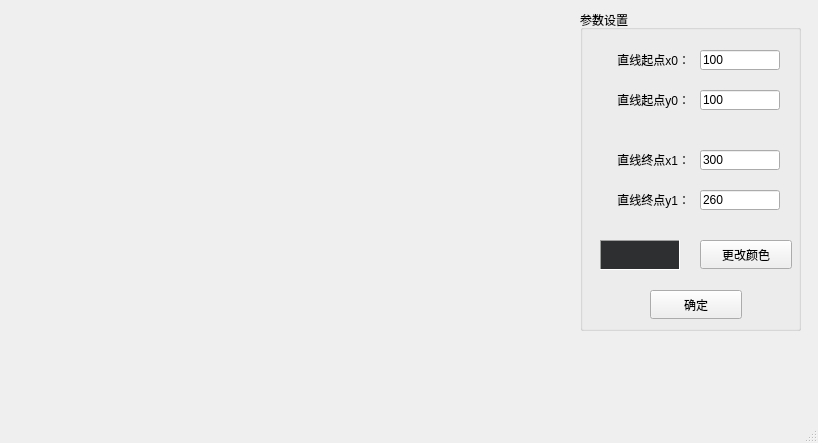
<?xml version="1.0" encoding="UTF-8"?>
<ui version="4.0">
 <class>MainWindow</class>
 <widget class="QMainWindow" name="MainWindow">
  <property name="geometry">
   <rect>
    <x>0</x>
    <y>0</y>
    <width>818</width>
    <height>443</height>
   </rect>
  </property>
  <property name="windowTitle">
   <string>绘制直线：MidPoint</string>
  </property>
  <widget class="QWidget" name="centralwidget">
   <widget class="QGroupBox" name="groupBox_set">
    <property name="geometry">
     <rect>
      <x>580</x>
      <y>10</y>
      <width>221</width>
      <height>321</height>
     </rect>
    </property>
    <property name="title">
     <string>参数设置</string>
    </property>
    <widget class="QLabel" name="label_x0">
     <property name="geometry">
      <rect>
       <x>10</x>
       <y>40</y>
       <width>100</width>
       <height>20</height>
      </rect>
     </property>
     <property name="text">
      <string>直线起点x0：</string>
     </property>
     <property name="alignment">
      <set>Qt::AlignRight|Qt::AlignTrailing|Qt::AlignVCenter</set>
     </property>
    </widget>
    <widget class="QLineEdit" name="lineEdit_x0">
     <property name="geometry">
      <rect>
       <x>120</x>
       <y>40</y>
       <width>80</width>
       <height>20</height>
      </rect>
     </property>
     <property name="text">
      <string>100</string>
     </property>
    </widget>
    <widget class="QLineEdit" name="lineEdit_y0">
     <property name="geometry">
      <rect>
       <x>120</x>
       <y>80</y>
       <width>80</width>
       <height>20</height>
      </rect>
     </property>
     <property name="text">
      <string>100</string>
     </property>
    </widget>
    <widget class="QLabel" name="label_y0">
     <property name="geometry">
      <rect>
       <x>10</x>
       <y>80</y>
       <width>100</width>
       <height>20</height>
      </rect>
     </property>
     <property name="text">
      <string>直线起点y0：</string>
     </property>
     <property name="alignment">
      <set>Qt::AlignRight|Qt::AlignTrailing|Qt::AlignVCenter</set>
     </property>
    </widget>
    <widget class="QLineEdit" name="lineEdit_x1">
     <property name="geometry">
      <rect>
       <x>120</x>
       <y>140</y>
       <width>80</width>
       <height>20</height>
      </rect>
     </property>
     <property name="text">
      <string>300</string>
     </property>
    </widget>
    <widget class="QLabel" name="label_x1">
     <property name="geometry">
      <rect>
       <x>10</x>
       <y>140</y>
       <width>100</width>
       <height>20</height>
      </rect>
     </property>
     <property name="text">
      <string>直线终点x1：</string>
     </property>
     <property name="alignment">
      <set>Qt::AlignRight|Qt::AlignTrailing|Qt::AlignVCenter</set>
     </property>
    </widget>
    <widget class="QLineEdit" name="lineEdit_y1">
     <property name="geometry">
      <rect>
       <x>120</x>
       <y>180</y>
       <width>80</width>
       <height>20</height>
      </rect>
     </property>
     <property name="text">
      <string>260</string>
     </property>
    </widget>
    <widget class="QLabel" name="label_y1">
     <property name="geometry">
      <rect>
       <x>10</x>
       <y>180</y>
       <width>100</width>
       <height>20</height>
      </rect>
     </property>
     <property name="text">
      <string>直线终点y1：</string>
     </property>
     <property name="alignment">
      <set>Qt::AlignRight|Qt::AlignTrailing|Qt::AlignVCenter</set>
     </property>
    </widget>
    <widget class="QFrame" name="frame_color">
     <property name="geometry">
      <rect>
       <x>20</x>
       <y>230</y>
       <width>80</width>
       <height>30</height>
      </rect>
     </property>
     <property name="palette">
      <palette>
       <active>
        <colorrole role="WindowText">
         <brush brushstyle="SolidPattern">
          <color alpha="255">
           <red>0</red>
           <green>0</green>
           <blue>255</blue>
          </color>
         </brush>
        </colorrole>
        <colorrole role="Text">
         <brush brushstyle="SolidPattern">
          <color alpha="255">
           <red>0</red>
           <green>0</green>
           <blue>255</blue>
          </color>
         </brush>
        </colorrole>
        <colorrole role="Base">
         <brush brushstyle="SolidPattern">
          <color alpha="255">
           <red>0</red>
           <green>0</green>
           <blue>255</blue>
          </color>
         </brush>
        </colorrole>
        <colorrole role="Window">
         <brush brushstyle="SolidPattern">
          <color alpha="255">
           <red>0</red>
           <green>0</green>
           <blue>255</blue>
          </color>
         </brush>
        </colorrole>
        <colorrole role="Link">
         <brush brushstyle="SolidPattern">
          <color alpha="255">
           <red>0</red>
           <green>0</green>
           <blue>255</blue>
          </color>
         </brush>
        </colorrole>
       </active>
       <inactive>
        <colorrole role="WindowText">
         <brush brushstyle="SolidPattern">
          <color alpha="255">
           <red>208</red>
           <green>208</green>
           <blue>208</blue>
          </color>
         </brush>
        </colorrole>
        <colorrole role="Text">
         <brush brushstyle="SolidPattern">
          <color alpha="255">
           <red>208</red>
           <green>208</green>
           <blue>208</blue>
          </color>
         </brush>
        </colorrole>
        <colorrole role="Base">
         <brush brushstyle="SolidPattern">
          <color alpha="255">
           <red>46</red>
           <green>47</green>
           <blue>48</blue>
          </color>
         </brush>
        </colorrole>
        <colorrole role="Window">
         <brush brushstyle="SolidPattern">
          <color alpha="255">
           <red>46</red>
           <green>47</green>
           <blue>48</blue>
          </color>
         </brush>
        </colorrole>
        <colorrole role="Link">
         <brush brushstyle="SolidPattern">
          <color alpha="255">
           <red>0</red>
           <green>122</green>
           <blue>244</blue>
          </color>
         </brush>
        </colorrole>
       </inactive>
       <disabled>
        <colorrole role="WindowText">
         <brush brushstyle="SolidPattern">
          <color alpha="96">
           <red>164</red>
           <green>166</green>
           <blue>168</blue>
          </color>
         </brush>
        </colorrole>
        <colorrole role="Text">
         <brush brushstyle="SolidPattern">
          <color alpha="96">
           <red>164</red>
           <green>166</green>
           <blue>168</blue>
          </color>
         </brush>
        </colorrole>
        <colorrole role="Base">
         <brush brushstyle="SolidPattern">
          <color alpha="255">
           <red>0</red>
           <green>0</green>
           <blue>255</blue>
          </color>
         </brush>
        </colorrole>
        <colorrole role="Window">
         <brush brushstyle="SolidPattern">
          <color alpha="255">
           <red>0</red>
           <green>0</green>
           <blue>255</blue>
          </color>
         </brush>
        </colorrole>
        <colorrole role="Link">
         <brush brushstyle="SolidPattern">
          <color alpha="255">
           <red>0</red>
           <green>122</green>
           <blue>244</blue>
          </color>
         </brush>
        </colorrole>
       </disabled>
      </palette>
     </property>
     <property name="autoFillBackground">
      <bool>true</bool>
     </property>
     <property name="frameShape">
      <enum>QFrame::Panel</enum>
     </property>
     <property name="frameShadow">
      <enum>QFrame::Sunken</enum>
     </property>
    </widget>
    <widget class="QPushButton" name="pushButton_color">
     <property name="geometry">
      <rect>
       <x>120</x>
       <y>230</y>
       <width>92</width>
       <height>29</height>
      </rect>
     </property>
     <property name="text">
      <string>更改颜色</string>
     </property>
    </widget>
    <widget class="QPushButton" name="pushButton_ok">
     <property name="geometry">
      <rect>
       <x>70</x>
       <y>280</y>
       <width>92</width>
       <height>29</height>
      </rect>
     </property>
     <property name="text">
      <string>确定</string>
     </property>
    </widget>
   </widget>
  </widget>
  <widget class="QMenuBar" name="menubar">
   <property name="geometry">
    <rect>
     <x>0</x>
     <y>0</y>
     <width>818</width>
     <height>25</height>
    </rect>
   </property>
  </widget>
  <widget class="QStatusBar" name="statusbar"/>
 </widget>
 <resources/>
 <connections/>
</ui>
